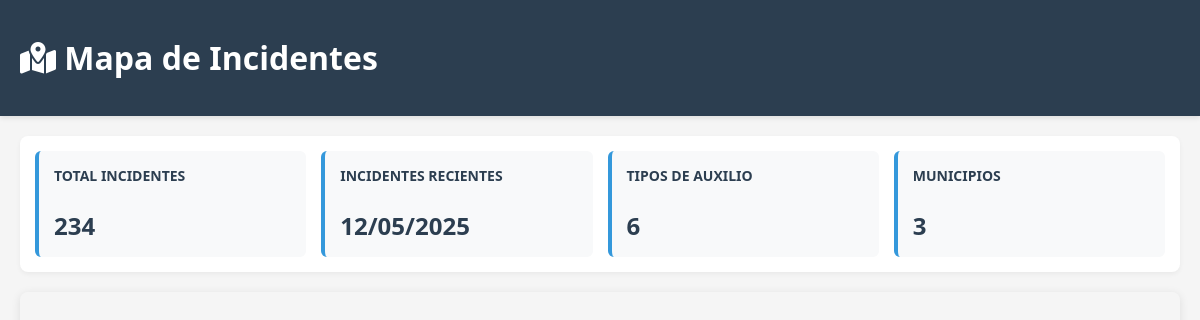
/operador/incidentes_view.php, run on an earlier commit of the app's database.
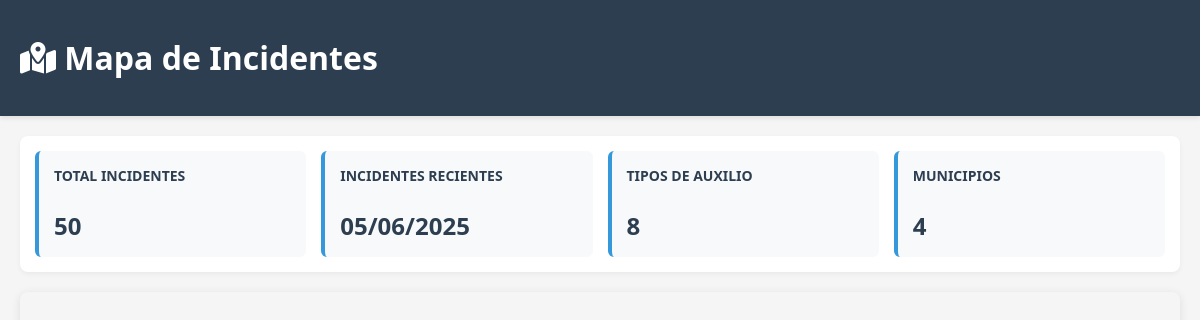
And on a later commit of the database.
### tables this page shows
CREATE TABLE `incidentes` (
  `folio_incidente` int(11) NOT NULL AUTO_INCREMENT,
  `quepaso` varchar(255) NOT NULL,
  `tipo_auxilio` varchar(50) NOT NULL,
  `hora_incidente` time NOT NULL,
  `fecha_incidente` datetime NOT NULL,
  `fecha_actualizacion` datetime DEFAULT NULL,
  `num_personas` int(11) NOT NULL,
  `latitud` decimal(10,8) DEFAULT NULL,
  `longitud` decimal(11,8) DEFAULT NULL,
  `telefono` varchar(20) NOT NULL,
  `id_usuario_reporta` int(11) DEFAULT NULL,
  `clasificacion` varchar(20) DEFAULT NULL,
  `prioridad` enum('Alta','Media','Baja') DEFAULT 'Media',
  `id_unidad_asignada` int(11) DEFAULT NULL,
  `colonia` varchar(255) DEFAULT NULL,
  `localidad` varchar(255) DEFAULT NULL,
  `municipio` varchar(255) DEFAULT NULL,
  `id_emergency_type` varchar(10) DEFAULT NULL,
  `id_llamada` int(11) DEFAULT NULL,
  `hora` time DEFAULT NULL,
  `hora_edicion` time DEFAULT NULL,
  `nombre_completo` varchar(30) DEFAULT NULL,
  `detalle` text DEFAULT NULL,
  `objetos_involucrados` varchar(40) DEFAULT NULL,
  `tipo_telefono` enum('Local','Celular','Publico') DEFAULT NULL,
  `referencia_lugar` text DEFAULT NULL,
  `id_despachador_asignado` int(11) NOT NULL,
  PRIMARY KEY (`folio_incidente`),
  KEY `id_usuario_reporta` (`id_usuario_reporta`),
  KEY `id_unidad_asignada` (`id_unidad_asignada`),
  KEY `id_emergency_type` (`id_emergency_type`),
  KEY `fk_incidente_llamada` (`id_llamada`),
  KEY `fk_despachador_asignado` (`id_despachador_asignado`),
  CONSTRAINT `fk_despachador_asignado` FOREIGN KEY (`id_despachador_asignado`) REFERENCES `usuarios` (`id_usuario`) ON UPDATE CASCADE,
  CONSTRAINT `fk_incidente_llamada` FOREIGN KEY (`id_llamada`) REFERENCES `llamadas` (`id_llamada`) ON DELETE SET NULL ON UPDATE CASCADE,
  CONSTRAINT `incidentes_ibfk_1` FOREIGN KEY (`id_usuario_reporta`) REFERENCES `usuarios` (`id_usuario`) ON DELETE SET NULL,
  CONSTRAINT `incidentes_ibfk_2` FOREIGN KEY (`id_unidad_asignada`) REFERENCES `unidades` (`id_unidad`) ON DELETE SET NULL,
  CONSTRAINT `incidentes_ibfk_3` FOREIGN KEY (`id_emergency_type`) REFERENCES `EmergencyTypes` (`code`)
);

### operador/incidentes_view.php (the view, shortened to what this page needs)
<?php
require_once '../db.php';
$incidents = $pdo->query(
    "SELECT
        folio_incidente,
        quepaso,
        tipo_auxilio,
        fecha_incidente,
        latitud,
        longitud,
        colonia,
        municipio,
        prioridad,
        num_personas,
        detalle,
        referencia_lugar,
        nombre_completo,
        objetos_involucrados
    FROM incidentes
    WHERE latitud IS NOT NULL
    AND longitud IS NOT NULL
    ORDER BY fecha_incidente DESC"
)->fetchAll(PDO::FETCH_ASSOC);
?>
<!DOCTYPE html>
<html lang="es">
<head>
    <link rel="stylesheet" href="https://unpkg.com/leaflet@1.9.4/dist/leaflet.css" />
    <link rel="stylesheet" href="https://cdnjs.cloudflare.com/ajax/libs/font-awesome/6.4.0/css/all.min.css" />
</head>
<body>
    <div class="header">
        <h1><i class="fas fa-map-marked-alt"></i> Mapa de Incidentes</h1>
    </div>
    <div class="container">
        <div class="stats">
            <div class="stat-card">
                <h3>Total Incidentes</h3>
                <p><?= count($incidents) ?></p>
            </div>
            <div class="stat-card">
                <h3>Incidentes Recientes</h3>
                <p><?= date('d/m/Y', strtotime($incidents[0]['fecha_incidente'])) ?></p>
            </div>
            <div class="stat-card">
                <h3>Tipos de Auxilio</h3>
                <p><?= count(array_unique(array_column($incidents, 'tipo_auxilio'))) ?></p>
            </div>
            <div class="stat-card">
                <h3>Municipios</h3>
                <p><?= count(array_unique(array_column($incidents, 'municipio'))) ?></p>
            </div>
        </div>
        <div id="incidentsMap"></div>
    </div>
</body>
</html>

What changed in the data, as far as the page shows it:
removed incidentes: fecha_incidente "12/05/2025"
added incidentes: fecha_incidente "05/06/2025"
Also different on the page:
count($incidents): "234" → "50"
count(array_unique(array_column($incidents, 'tipo_auxilio'))): "6" → "8"
count(array_unique(array_column($incidents, 'municipio'))): "3" → "4"
